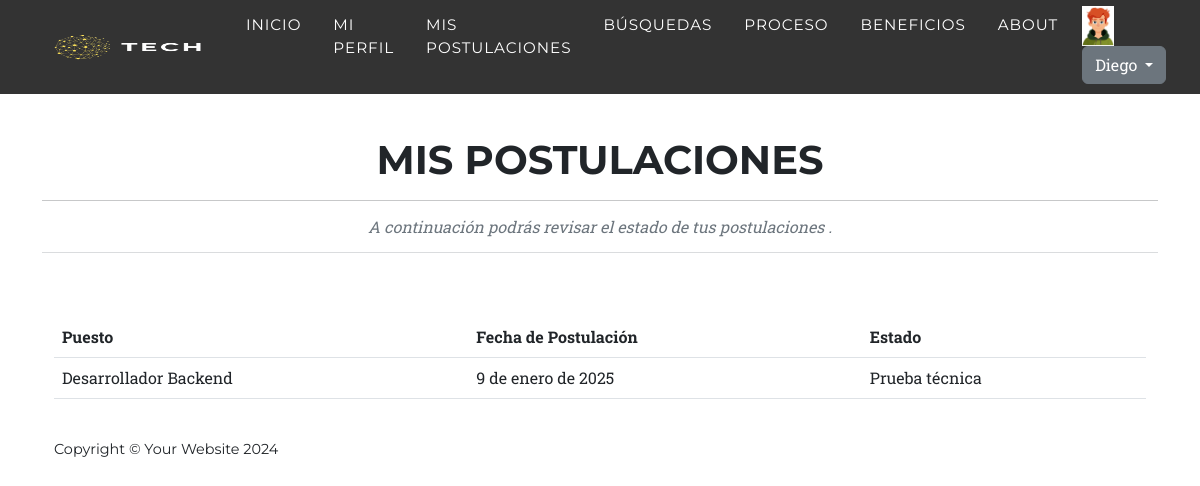
/App/App/mis_postulaciones/ (signed in), run on an earlier commit of the app's database.
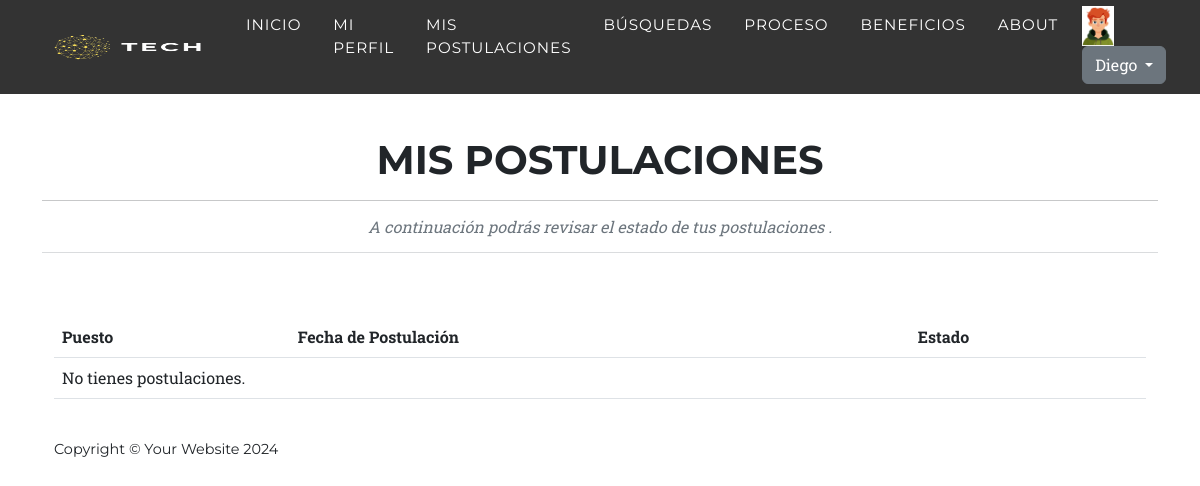
And on a later commit of the database.
### App/models.py (models this page shows, shortened)
class Postulacion(models.Model):
    id_busqueda = models.ForeignKey(Busqueda, on_delete=models.CASCADE, related_name="postulaciones")
    id_candidato = models.ForeignKey(Candidato, on_delete=models.CASCADE, related_name="postulaciones")
    fecha_postulacion = models.DateField(auto_now_add=True)
    estado = models.CharField(max_length=50, choices=[
        ('Pendiente', 'Pendiente'),
        ('Prueba técnica', 'Prueba técnica'),
        ('Entrevistas', 'Entrevistas'),
        ('Preocupacional', 'Preocupacional'),
        ('Contratado', 'Contratado'),
        ('Rechazado', 'Rechazado')
        ])

class Busqueda(models.Model):
    puesto = models.CharField(max_length=100)
    fecha_inicio = models.DateField()
    fecha_fin = models.DateField()
    categoria = models.CharField(max_length=50, choices=[
        ('Programación', 'Programación'),
        ('Data', 'Data'),
        ('Redes', 'Redes'),
        ('QA', 'QA'),
        ('UX/UI', 'UX/UI'),
        ])
    seniority= models.CharField(max_length=50, choices=[
        ('Junior', 'Junior'),
        ('Semi Senior', 'Semi Senior'),
        ('Senior', 'Senior'),
        ('Manager', 'Manager'),
        ])
    tareas= models.TextField()
    requisitos_excluyentes = models.TextField()
    requisitos_deseables = models.TextField()
    estado = models.CharField(max_length=50, choices=[
        ('Activa', 'Activa'),
        ('Finalizada', 'Finalizada')
        ])

### App/views.py (the view)
# urls.py: path('App/mis_postulaciones/', mis_postulaciones, name='mis_postulaciones'),
@login_required
def mis_postulaciones(request):
    try:
        candidato = request.user.candidato
    except Candidato.DoesNotExist:
        messages.warning(request, 'Debes crear un perfil de candidato antes de ver tus postulaciones.')
        return redirect('FormCandidato')
    postulaciones = Postulacion.objects.filter(id_candidato=candidato)
    return render(request, "App/mis_postulaciones.html", {"postulaciones": postulaciones})

### App/templates/App/mis_postulaciones.html (shortened to what this page needs)
{% extends 'App/base.html' %}
{% block main %}
<section class="page-section" id="mis_postulaciones" style="margin-top: 40px;">
    <div class="container">
        <div class="text-center">
            <h2 class="section-heading text-uppercase">Mis postulaciones</h2>
            <hr>
            <h3 class="section-subheading text-muted">A continuación podrás revisar el estado de tus postulaciones .<hr> </h3>
        </div>
    <div class="container">
        <table class="table">
            <thead>
                <tr>
                    <th>Puesto</th>
                    <th>Fecha de Postulación</th>
                    <th>Estado</th>
                </tr>
            </thead>
            <tbody>
                {% for postulacion in postulaciones %}
                    <tr>
                        <td>{{ postulacion.id_busqueda.puesto }}</td>
                        <td>{{ postulacion.fecha_postulacion }}</td>
                        <td>{{ postulacion.estado }}</td>
                    </tr>
                {% empty %}
                    <tr>
                        <td colspan="3">No tienes postulaciones.</td>
                    </tr>
                {% endfor %}
            </tbody>
        </table>
    </div>
{% endblock main %}

What changed in the data, as far as the page shows it:
removed Postulacion: id_busqueda.puesto "Desarrollador Backend", fecha_postulacion "9 de enero de 2025", estado "Prueba técnica"
Also different on the page:
text now shown: "No tienes postulaciones."
